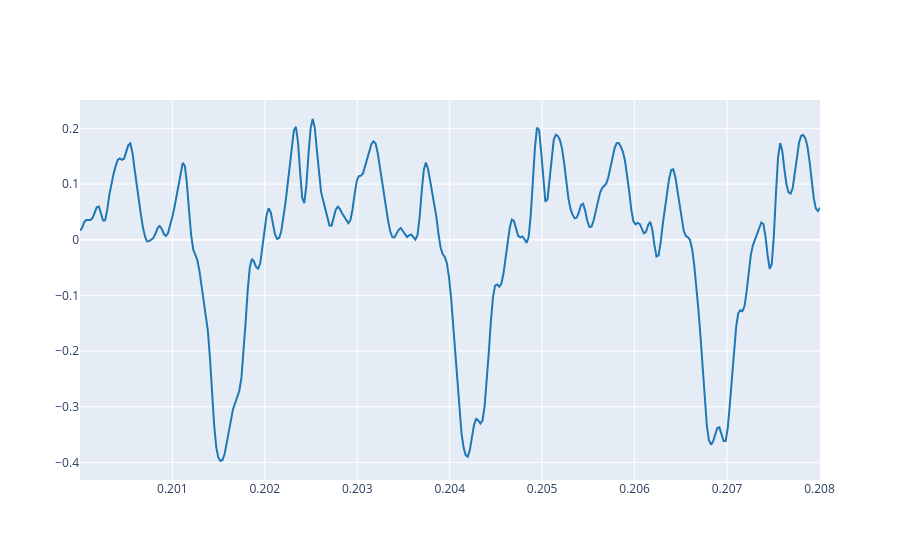

Here is the notebook cell this chart was saved with:
### Markdown cell above
2.3. Plot three periods of the signal using the `plot_signals` function and selecting `t_start` and `t_end` arguments accordingly. Try to get the first periods of the audio signal but avoiding the attack section.

### Code cell
t_start = 0.2
t_end = t_start + (3 * period)
plot_signals(ref, fs, t_start=t_start, t_end=t_end)

### Figure 1 — Plotly figure (JSON) as saved in the notebook; plotly's stock layout.template omitted (floating-point values rounded to 4 significant figures; data arrays with more than 128 entries replaced by an {"elided": "..."} marker saying what was removed)
{"data": [{"line": {"color": "#1f77b4", "shape": "linear"}, "mode": "lines", "name": "audio signal 0", "type": "scatter", "x": {"elided": "354 float values"}, "y": {"elided": "354 float values"}}], "layout": {}}
